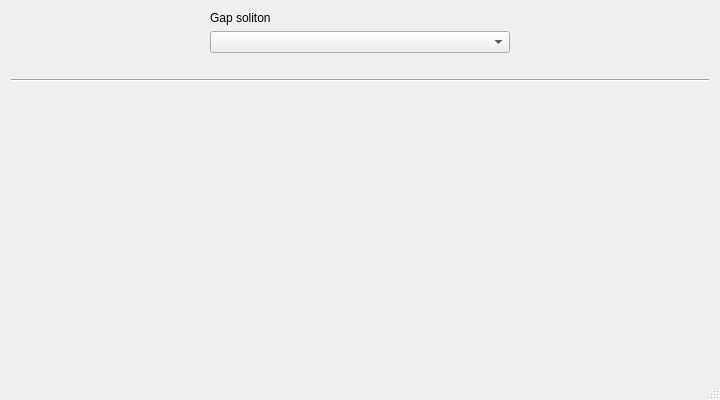
<?xml version="1.0" encoding="UTF-8"?>
<ui version="4.0">
 <class>dialogPlot</class>
 <widget class="QDialog" name="dialogPlot">
  <property name="geometry">
   <rect>
    <x>0</x>
    <y>0</y>
    <width>720</width>
    <height>400</height>
   </rect>
  </property>
  <property name="windowTitle">
   <string>Plot</string>
  </property>
  <property name="windowIcon">
   <iconset>
    <normaloff>../solitonIcon.png</normaloff>../solitonIcon.png</iconset>
  </property>
  <property name="sizeGripEnabled">
   <bool>true</bool>
  </property>
  <layout class="QGridLayout" name="gridLayout_2">
   <item row="0" column="0">
    <layout class="QGridLayout" name="gridLayout">
     <item row="1" column="0">
      <layout class="QGridLayout" name="gridLayout_4">
       <item row="2" column="0">
        <widget class="Line" name="line">
         <property name="orientation">
          <enum>Qt::Horizontal</enum>
         </property>
        </widget>
       </item>
       <item row="0" column="0">
        <layout class="QGridLayout" name="gridLayout_3">
         <item row="1" column="0">
          <spacer name="horizontalSpacer_2">
           <property name="orientation">
            <enum>Qt::Horizontal</enum>
           </property>
           <property name="sizeHint" stdset="0">
            <size>
             <width>40</width>
             <height>20</height>
            </size>
           </property>
          </spacer>
         </item>
         <item row="1" column="2">
          <spacer name="horizontalSpacer">
           <property name="orientation">
            <enum>Qt::Horizontal</enum>
           </property>
           <property name="sizeHint" stdset="0">
            <size>
             <width>40</width>
             <height>20</height>
            </size>
           </property>
          </spacer>
         </item>
         <item row="1" column="1">
          <widget class="QComboBox" name="comboBoxHistory">
           <property name="minimumSize">
            <size>
             <width>300</width>
             <height>0</height>
            </size>
           </property>
          </widget>
         </item>
         <item row="0" column="1">
          <widget class="QLabel" name="label">
           <property name="text">
            <string>Gap soliton</string>
           </property>
          </widget>
         </item>
        </layout>
       </item>
       <item row="3" column="0">
        <widget class="QLabel" name="imagePlot">
         <property name="sizePolicy">
          <sizepolicy hsizetype="Fixed" vsizetype="MinimumExpanding">
           <horstretch>0</horstretch>
           <verstretch>0</verstretch>
          </sizepolicy>
         </property>
         <property name="minimumSize">
          <size>
           <width>0</width>
           <height>0</height>
          </size>
         </property>
         <property name="maximumSize">
          <size>
           <width>50000</width>
           <height>50000</height>
          </size>
         </property>
         <property name="baseSize">
          <size>
           <width>0</width>
           <height>0</height>
          </size>
         </property>
         <property name="text">
          <string/>
         </property>
         <property name="pixmap">
          <pixmap>../../result/0+0.png</pixmap>
         </property>
         <property name="scaledContents">
          <bool>true</bool>
         </property>
        </widget>
       </item>
       <item row="1" column="0">
        <widget class="QLabel" name="label_2">
         <property name="text">
          <string/>
         </property>
        </widget>
       </item>
      </layout>
     </item>
    </layout>
   </item>
  </layout>
 </widget>
 <resources/>
 <connections/>
</ui>
